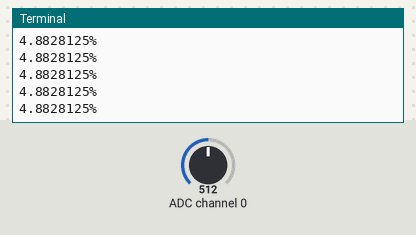
Simulated run of this program. Board: Raspberry Pi (BCM pin numbers). Parts: the last lines printed to the terminal. The test bench sets the inputs (shaded band); at power-on: ADC channel 0 = 512 (analog values on the 0–1023 scale).

Above: at 1.2 s.
1.3 s: ADC channel 0 set to 716
At 2.3 s:
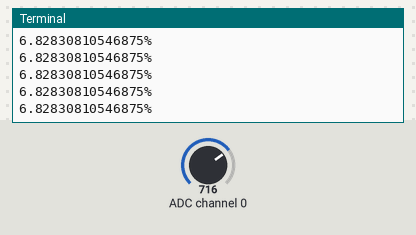
2.8 s: ADC channel 0 set to 900
At 3.7 s:
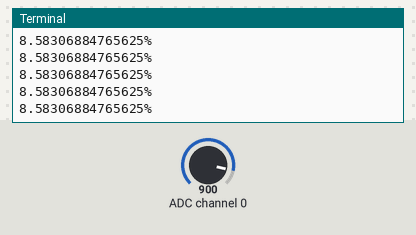
Timing chart, 0 to 5.0 s (numbered marks = the images above; inputs shaded):
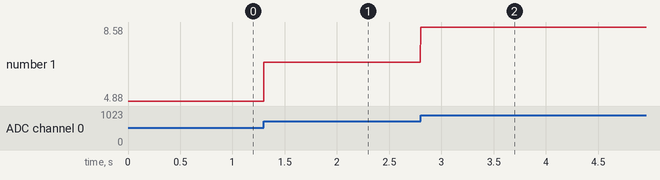

The program:

MCP3008.py
```python
from spidev import SpiDev

class MCP3008:
	def __init__(self,bus = 0 , device = 0):
		self.bus, self.device = bus , device
		self.spi = SpiDev()
		self.open()
		self.spi.max_speed_hz = 1000000
	def open(self):
		self.spi.open(self.bus,self.device)
		self.spi.max_speed_hz = 1000000

	def read(self,channel = 0 ):
		adc = self.spi.xfer2([1,(8 + channel) << 4,0])
		data = ((adc[1] & 3) << 8 ) + adc [2]
		return data /1024 * 100

	def close(self):
		self.spi.close()


if __name__ == "__main__":
	adc = MCP3008()
	while True :
		value = adc.read(channel = 0)
		print(str((value/1024 * 100)) + "%")
 
```

Measured:
- after the input at 1.3 s, the terminal: prints a new line at once (image 1)
- after the input at 2.8 s, the terminal: prints a new line at once (image 2)
- plotted number 1: 4.88 → 6.83 after the input at 1.3 s, 6.83 → 8.58 after the input at 2.8 s
